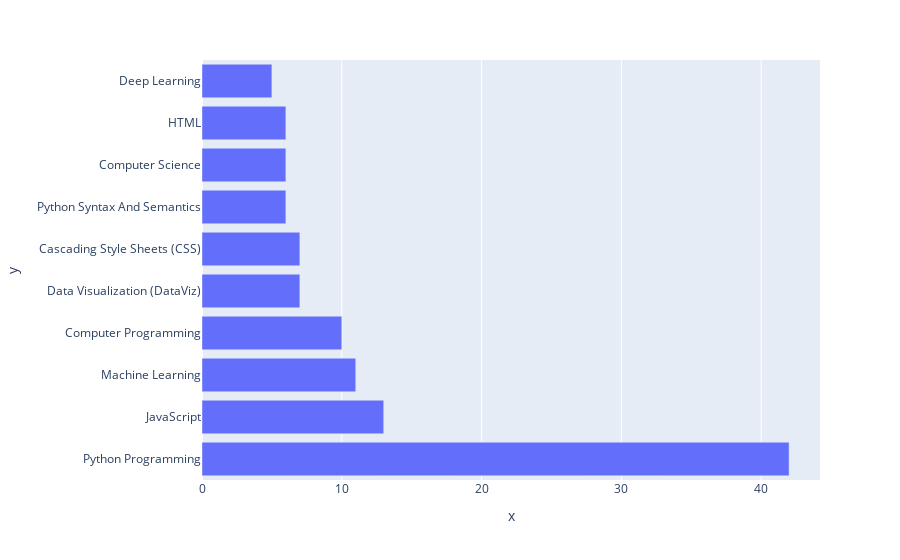

The cell this chart's notebook holds for it:
### Markdown cell above
### Skills Bar Graph Using Plotly

### Code cell
sortedList = sorted(skillsDict.items(), key=lambda x:x[1], reverse=True)
sortedSkillsDict = dict(sortedList)

# skillsdf = pd.DataFrame.from_dict(sortedSkillsDict)

fig = px.bar(y=[key for key in sortedSkillsDict.keys()][0:10], x=[value for value in sortedSkillsDict.values()][0:10])

fig.show()

### Figure 1 — Plotly figure (JSON) as saved in the notebook; plotly's stock layout.template omitted (floating-point values rounded to 4 significant figures)
{"data": [{"alignmentgroup": "True", "hovertemplate": "x=%{x}<br>y=%{y}<extra></extra>", "legendgroup": "", "marker": {"color": "#636efa", "pattern": {"shape": ""}}, "name": "", "offsetgroup": "", "orientation": "h", "showlegend": false, "textposition": "auto", "type": "bar", "x": [42, 13, 11, 10, 7, 7, 6, 6, 6, 5], "xaxis": "x", "y": ["Python Programming", "JavaScript", "Machine Learning", "Computer Programming", "Data Visualization (DataViz)", "Cascading Style Sheets (CSS)", "Python Syntax And Semantics", "Computer Science", "HTML", "Deep Learning"], "yaxis": "y"}], "layout": {"barmode": "relative", "legend": {"tracegroupgap": 0}, "margin": {"t": 60}, "xaxis": {"anchor": "y", "domain": [0, 1], "title": {"text": "x"}}, "yaxis": {"anchor": "x", "domain": [0, 1], "title": {"text": "y"}}}}
